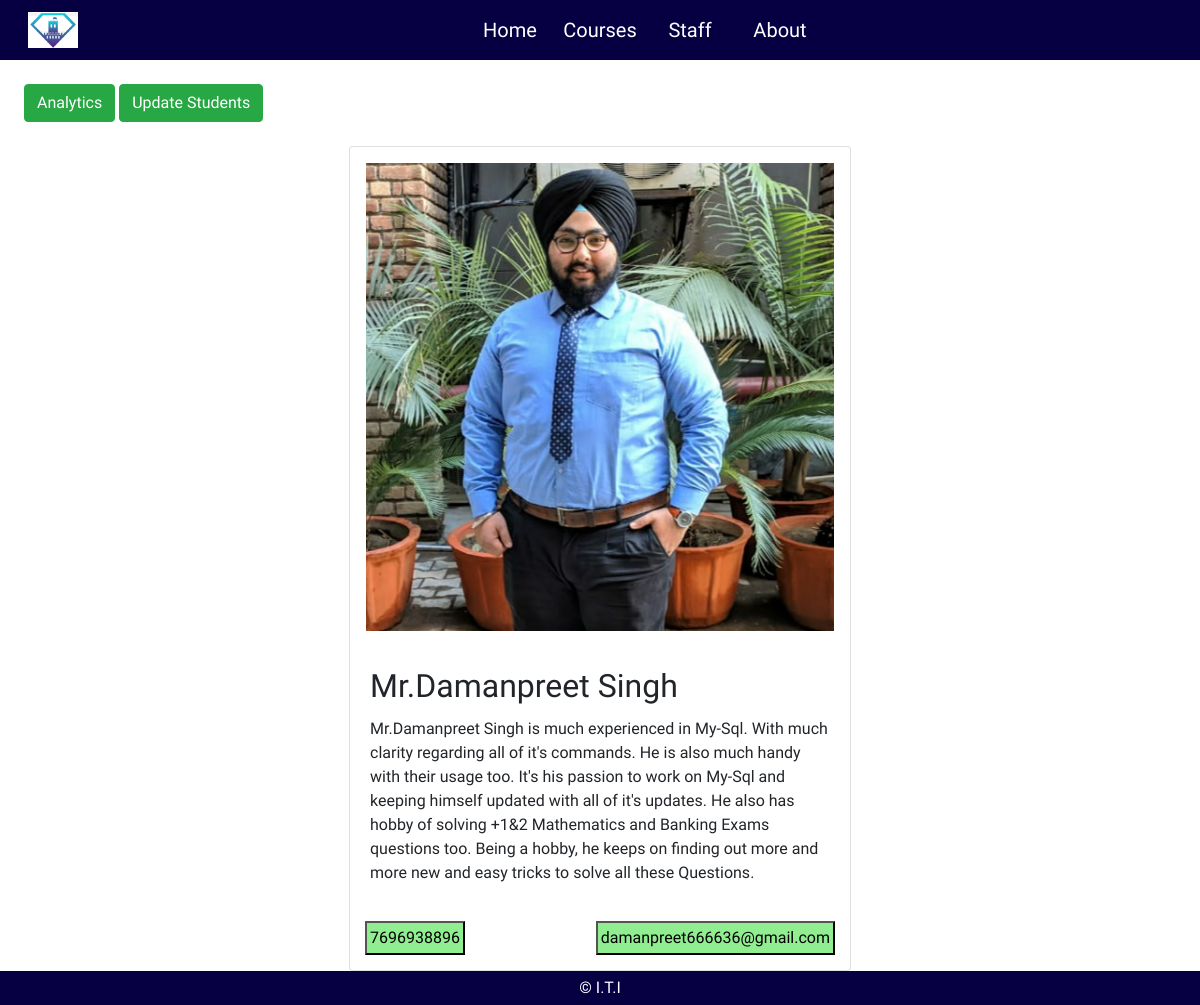
The app's page /mentor_about.php?name=Mr.Damanpreet Singh with its own data.
### tables this page shows
CREATE TABLE `hcard` (
  `id` int(11) NOT NULL,
  `image` varchar(50) NOT NULL,
  `name` varchar(50) NOT NULL,
  `about` longtext NOT NULL,
  `email` varchar(50) NOT NULL,
  `subject` varchar(50) NOT NULL,
  `contact` bigint(10) NOT NULL
);

### mentor_about.php (the view, shortened to what this page needs)
<?php
include_once "res/content/main.php";
$name = $_GET['name'];
$search = mysqli_query($conn, "SELECT * FROM hcard WHERE name = '$name'");
$data = mysqli_fetch_assoc($search);
?>
<div class="p-4">
    <button class="btn btn-success" onclick="show(['analytics'])">Analytics</button>
    <button class="btn btn-success" onclick="show(['update-students'])">Update Students</button>
</div>
<div class="cards">
    <div class="card">
        <div class="card-img"><img class="w-100 p-3" style="max-width:500px;max-height: 500px;" src="res/images/<?php echo $data['image']; ?>" alt=""></div>
        <div class="card-body">
            <div class="card-title">
                <h2><?php echo $data['name']; ?></h2>
            </div>
            <div style="max-width: 460px;">
                <p><?php echo $data['about']; ?></p>
            </div>
        </div>
        <div>
            <input type="submit" name="contact" id="lft" style="float: left; margin-left:15px;padding: 3px;margin-bottom: 15px;background-color: lightgreen;" value="<?php echo $data['contact']; ?>">
            <input type="submit" style="float: right;margin-right: 15px;padding: 3px;margin-bottom: 15px;background-color: lightgreen;" name="email" value="<?php echo $data['email']; ?>">
        </div>
    </div>
</div>
<?php
include_once "res/content/footer.php";
?>
</body>
</html>

### res/css/style.css (style rules this page uses)
* { font-family: 'Jua'; }
body { display: flex; flex-direction: column; }
.cards { display: flex; justify-content: center; flex-direction: row; flex-wrap: wrap; }

### records on screen
hcard: image (picture), name "Mr.Damanpreet Singh", about "Mr.Damanpreet Singh is much experienced in My-Sql. With much clarity regarding all of it's commands. He is also much handy with their usage too. It's his passion to work on My-Sql and keeping himself updated with all of it's updates. He also has hobby of solving +1&2 Mathematics and Banking Exams questions too. Being a hobby, he keeps on finding out more and more new and easy tricks to solve all these Questions.", contact "7696938896", email "damanpreet666636@gmail.com"
